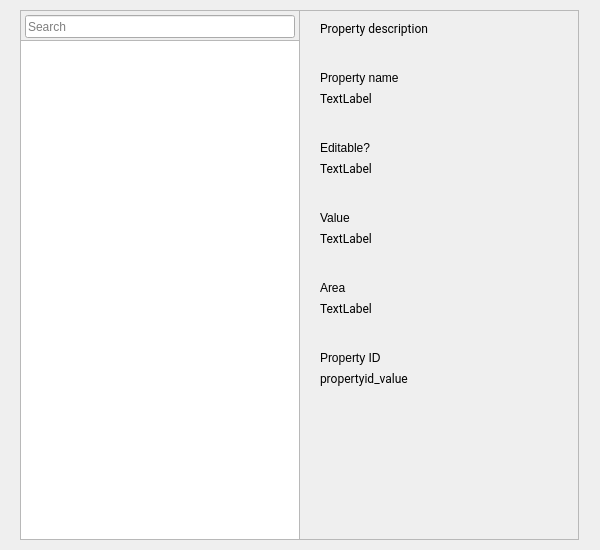
<?xml version="1.0" encoding="UTF-8"?>
<ui version="4.0">
  <class>VhalTable</class>
  <widget class="QWidget" name="VhalTable">
    <property name="geometry">
      <rect>
        <x>0</x>
        <y>0</y>
        <width>600</width>
        <height>550</height>
      </rect>
    </property>
    <property name="windowTitle">
      <string>Form</string>
    </property>
    <widget class="QFrame" name="search_frame">
      <property name="geometry">
        <rect>
          <x>20</x>
          <y>10</y>
          <width>280</width>
          <height>35</height>
        </rect>
      </property>
      <property name="frameShape">
        <enum>QFrame::StyledPanel</enum>
      </property>
      <property name="frameShadow">
        <enum>QFrame::Raised</enum>
      </property>
      <property name="ColorGroup" stdset="0">
        <string>VhalTableSearchFrame</string>
      </property>
    </widget>

    <widget class="QLineEdit" name="property_search">
      <property name="geometry">
        <rect>
          <x>25</x>
          <y>15</y>
          <width>270</width>
          <height>23</height>
        </rect>
      </property>
      <property name="placeholderText">
        <string>Search </string>
      </property>
    </widget>

    <widget class="QListWidget" name="property_list">
      <property name="geometry">
        <rect>
          <x>20</x>
          <y>40</y>
          <width>280</width>
          <height>500</height>
        </rect>
      </property>
      <property name="sortingEnabled">
        <bool>false</bool>
      </property>
      <property name="verticalScrollBarPolicy">
        <enum>Qt::ScrollBarAlwaysOff</enum>
      </property>
    </widget>

    <widget class="QFrame" name="property_frame">
      <property name="geometry">
        <rect>
          <x>299</x>
          <y>10</y>
          <width>280</width>
          <height>530</height>
        </rect>
      </property>
      <property name="frameShape">
        <enum>QFrame::StyledPanel</enum>
      </property>
      <property name="frameShadow">
        <enum>QFrame::Raised</enum>
      </property>
      <property name="ColorGroup" stdset="0">
        <string>VhalTablePropertyFrame</string>
      </property>
    </widget>

    <widget class="QLabel" name="title">
      <property name="geometry">
        <rect>
          <x>320</x>
          <y>20</y>
          <width>200</width>
          <height>16</height>
        </rect>
      </property>
      <property name="font">
        <font>
          <family>Roboto</family>
        </font>
      </property>
      <property name="ColorGroup" stdset="0">
        <string>Property</string>
      </property>
      <property name="text">
        <string>Property description</string>
      </property>
    </widget>
    <widget class="QLabel" name="property_name">
      <property name="geometry">
        <rect>
          <x>320</x>
          <y>70</y>
          <width>200</width>
          <height>16</height>
        </rect>
      </property>
      <property name="ColorGroup" stdset="0">
        <string>Title</string>
      </property>
      <property name="text">
        <string>Property name</string>
      </property>
    </widget>
    <widget class="QLabel" name="property_name_value">
      <property name="geometry">
        <rect>
          <x>320</x>
          <y>90</y>
          <width>200</width>
          <height>16</height>
        </rect>
      </property>
      <property name="font">
        <font>
          <family>Roboto</family>
        </font>
      </property>
      <property name="text">
        <string>TextLabel</string>
      </property>
      <property name="ColorGroup" stdset="0">
        <string>Property</string>
      </property>
    </widget>
    <widget class="QLabel" name="editable">
      <property name="geometry">
        <rect>
          <x>320</x>
          <y>140</y>
          <width>59</width>
          <height>15</height>
        </rect>
      </property>
      <property name="text">
        <string>Editable?</string>
      </property>
      <property name="ColorGroup" stdset="0">
        <string>Title</string>
      </property>
    </widget>
    <widget class="QLabel" name="editable_value">
      <property name="geometry">
        <rect>
          <x>320</x>
          <y>160</y>
          <width>160</width>
          <height>16</height>
        </rect>
      </property>
      <property name="font">
        <font>
          <family>Roboto</family>
        </font>
      </property>
      <property name="text">
        <string>TextLabel</string>
      </property>
      <property name="ColorGroup" stdset="0">
        <string>Property</string>
      </property>
    </widget>
    <widget class="QLabel" name="value">
      <property name="geometry">
        <rect>
          <x>320</x>
          <y>210</y>
          <width>59</width>
          <height>15</height>
        </rect>
      </property>
      <property name="text">
        <string>Value</string>
      </property>
      <property name="ColorGroup" stdset="0">
        <string>Title</string>
      </property>
    </widget>
    <widget class="QLabel" name="value_value">
      <property name="geometry">
        <rect>
          <x>320</x>
          <y>230</y>
          <width>200</width>
          <height>16</height>
        </rect>
      </property>
      <property name="font">
        <font>
          <family>Roboto</family>
        </font>
      </property>
      <property name="text">
        <string>TextLabel</string>
      </property>
      <property name="ColorGroup" stdset="0">
        <string>Property</string>
      </property>
    </widget>
    <widget class="RaisedMaterialButton" name="editButton">
      <property name="geometry">
        <rect>
          <x>520</x>
          <y>210</y>
          <width>36</width>
          <height>36</height>
        </rect>
      </property>
      <property name="accessibleDescription">
        <string>Edit</string>
      </property>
      <property name="text">
        <string/>
      </property>
      <property name="icon">
        <iconset resource="../resources.qrc">
          <normaloff>:/dark/edit</normaloff>:/dark/edit</iconset>
      </property>
      <property name="iconSize">
        <size>
          <width>24</width>
          <height>24</height>
        </size>
      </property>
      <property name="flat">
        <bool>true</bool>
      </property>
      <property name="themeIconName" stdset="0">
        <string>edit</string>
      </property>
      <property name="ColorGroup" stdset="0">
        <string>Button</string>
      </property>
      <property name="report_metrics" stdset="0">
        <bool>false</bool>
      </property>
      <property name="themeIconName_disabled" stdset="0">
        <string>edit_disabled</string>
      </property>
    </widget>
    <widget class="QLabel" name="area">
      <property name="geometry">
        <rect>
          <x>320</x>
          <y>280</y>
          <width>59</width>
          <height>15</height>
        </rect>
      </property>
      <property name="text">
        <string>Area</string>
      </property>
      <property name="ColorGroup" stdset="0">
        <string>Title</string>
      </property>
    </widget>
    <widget class="QLabel" name="area_value">
      <property name="geometry">
        <rect>
          <x>320</x>
          <y>300</y>
          <width>200</width>
          <height>16</height>
        </rect>
      </property>
      <property name="font">
        <font>
          <family>Roboto</family>
        </font>
      </property>
      <property name="ColorGroup" stdset="0">
        <string>Property</string>
      </property>
      <property name="text">
        <string>TextLabel</string>
      </property>
    </widget>
    <widget class="QLabel" name="property_id">
      <property name="geometry">
        <rect>
          <x>320</x>
          <y>350</y>
          <width>111</width>
          <height>16</height>
        </rect>
      </property>
      <property name="ColorGroup" stdset="0">
        <string>Title</string>
      </property>
      <property name="text">
        <string>Property ID</string>
      </property>
    </widget>
    <widget class="QLabel" name="property_id_value">
      <property name="geometry">
        <rect>
          <x>320</x>
          <y>370</y>
          <width>160</width>
          <height>16</height>
        </rect>
      </property>
      <property name="font">
        <font>
          <family>Roboto</family>
        </font>
      </property>
      <property name="ColorGroup" stdset="0">
        <string>Property</string>
      </property>
      <property name="text">
        <string>propertyid_value</string>
      </property>
    </widget>

    <zorder>search_frame</zorder>
    <zorder>property_list</zorder>
    <zorder>property_frame</zorder>
    <zorder>property_search</zorder>
    <zorder>title</zorder>
    <zorder>property_name</zorder>
    <zorder>property_name_value</zorder>
    <zorder>editable</zorder>
    <zorder>editable_value</zorder>
    <zorder>value</zorder>
    <zorder>value_value</zorder>
    <zorder>editButton</zorder>
    <zorder>area</zorder>
    <zorder>area_value</zorder>
    <zorder>property_id</zorder>
    <zorder>property_id_value</zorder>


  </widget>
  <customwidgets>
    <customwidget>
      <class>RaisedMaterialButton</class>
      <extends>QPushButton</extends>
      <header>android/skin/qt/raised-material-button.h</header>
    </customwidget>
  </customwidgets>
  <resources/>
  <connections/>
</ui>
